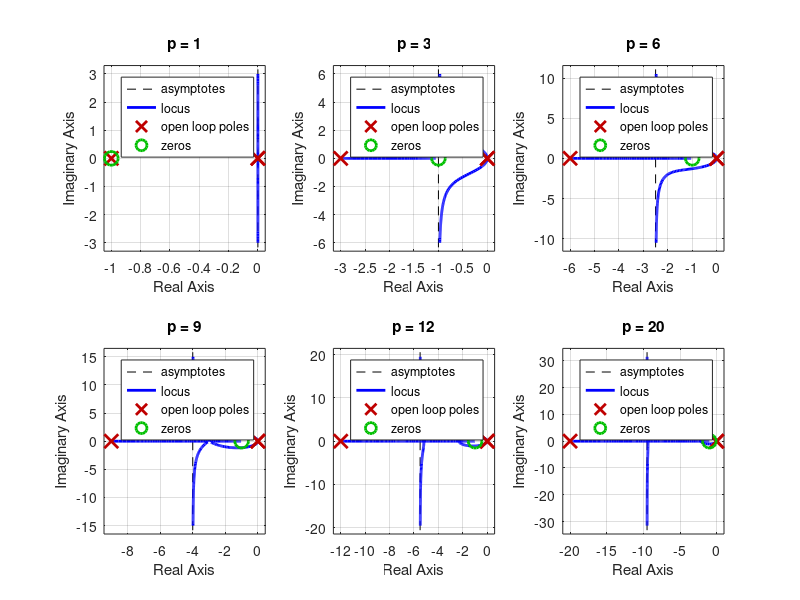

The MATLAB source for this figure: (Note: this script raises an error after producing the figure.)
clc;
clear all; close all;

load('HW1_Prob4.mat');
%% Prob 4a. Bode Plot
disp('>> Prob 4a. Root locus');

p = [1 3 6 9 12 20];

figure(1)
set(gcf,'position', [0, 0, 900, 600]);

for i=1:length(p)
    G = tf([1],[1 0 0]);    % 1/s^2
    C = tf([1 1],[1 p(i)]); % (s+1)/(s+p)

    subplot(2,3,i)
    rlocus(G*C); grid on;
    title(['p = ' num2str(p(i)) ''])
end

disp(repmat('=',1,80));

%% Prob 4b. to 4d. Designing a Compensator

% Design from the beginning.
% sisotool(G, C);

% Or load the saved file.
sisotool('HW1_Prob4.mat');